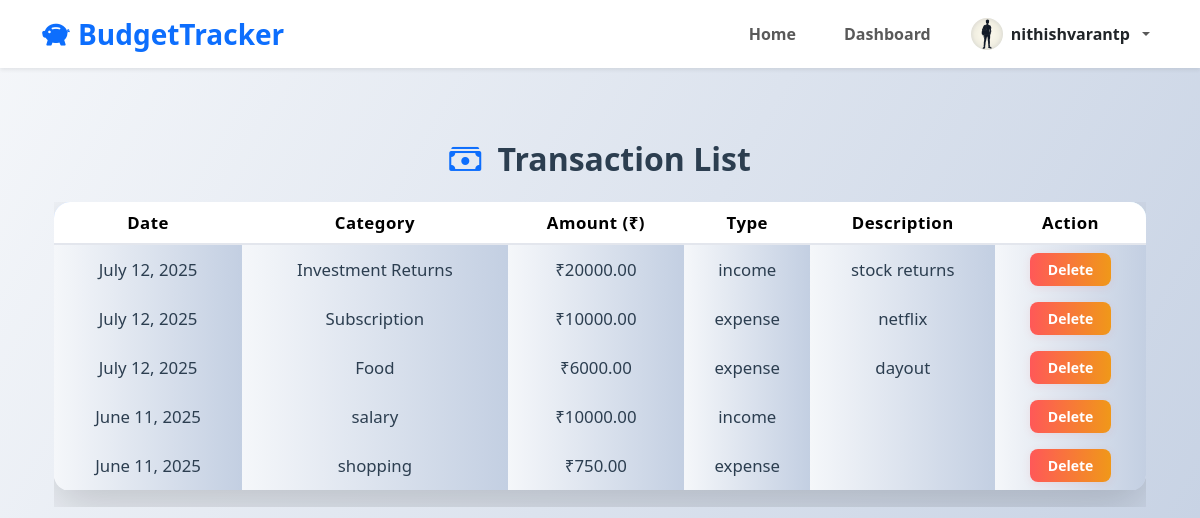
The app's page /transactions/ (signed in), older data.
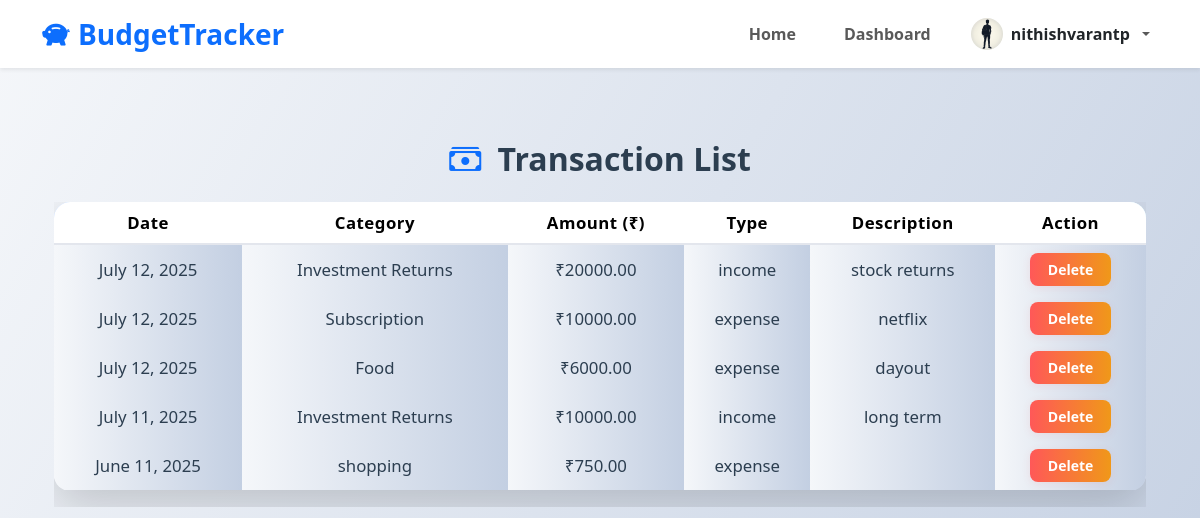
The same page, newer data.
### tracker_app/models.py (models this page shows, shortened)
class Transaction(models.Model):
    TRANSACTION_TYPES = [
        ('income', 'Income'),
        ('expense', 'Expense'),
    ]
    user = models.ForeignKey(User, on_delete=models.CASCADE)
    amount = models.DecimalField(max_digits=10, decimal_places=2)
    category = models.CharField(max_length=100)
    transaction_type = models.CharField(max_length=10, choices=TRANSACTION_TYPES)
    description = models.TextField(blank=True)
    date = models.DateField()

### tracker_app/views.py (the view)
# urls.py: path('transactions/', transactions_list, name='transactions_list'),
@login_required(login_url='login')
def transactions_list(request):
    transactions = Transaction.objects.filter(user=request.user).order_by('-date')
    return render(request, 'transactions_list.html', {'transactions': transactions})

### tracker_app/models.py (called while the page is built)
    @property
    def avatar_url(self):
        if self.avatar:
            return self.avatar.url
        return ''

### tracker_app/templates/transactions_list.html (shortened to what this page needs)
{% extends 'base.html' %}
{% block content %}
<div class="container py-5">
  <h2 class="text-center mb-4 animate__animated animate__fadeInDown text-navy fw-bold">
    <i class="bi bi-cash-stack me-2 text-primary"></i> Transaction List
  </h2>
  {% if transactions %}
  <div class="table-responsive animate__animated animate__fadeInUp">
    <table class="table table-hover shadow-lg rounded-4 overflow-hidden">
      <thead>
  <tr>
    <th>Date</th>
    <th>Category</th>
    <th>Amount (₹)</th>
    <th>Type</th>
    <th>Description</th>
    <th>Action</th>
  </tr>
</thead>
  <tbody>
    {% for t in transactions %}
    <tr class="{% if t.transaction_type == 'Income' %}row-income{% elif t.transaction_type == 'Expense' %}row-expense{% else %}row-other{% endif %}">
      <td>{{ t.date }}</td>
      <td>{{ t.category }}</td>
      <td>₹{{ t.amount }}</td>
      <td>{{ t.transaction_type }}</td>
      <td>{{ t.description }}</td>
      <td>
        <a href="{% url 'delete_transaction' t.id %}"
          class="btn btn-sm btn-danger btn-delete-transaction"
          data-id="{{ t.id }}">
          Delete
        </a>
      </td>
    </tr>
    {% empty %}
    <tr>
      <td colspan="6" class="text-center text-muted">No transactions found.</td>
    </tr>
    {% endfor %}
  </tbody>
    </table>
  </div>
  {% else %}
  <p class="text-muted text-center animate__animated animate__fadeIn">No transactions found.</p>
  {% endif %}
</div>
<link rel="stylesheet" href="https://cdn.jsdelivr.net/npm/bootstrap-icons@1.10.5/font/bootstrap-icons.css" />
<link rel="stylesheet" href="https://cdnjs.cloudflare.com/ajax/libs/animate.css/4.1.1/animate.min.css" />
{% endblock %}

Row changes from the older to the newer data that the page shows:
removed Transaction: date "June 11, 2025", category "salary", amount "10000.00", transaction_type "income"
added Transaction: date "July 11, 2025", category "Investment Returns", amount "10000.00", transaction_type "income", description "long term"
